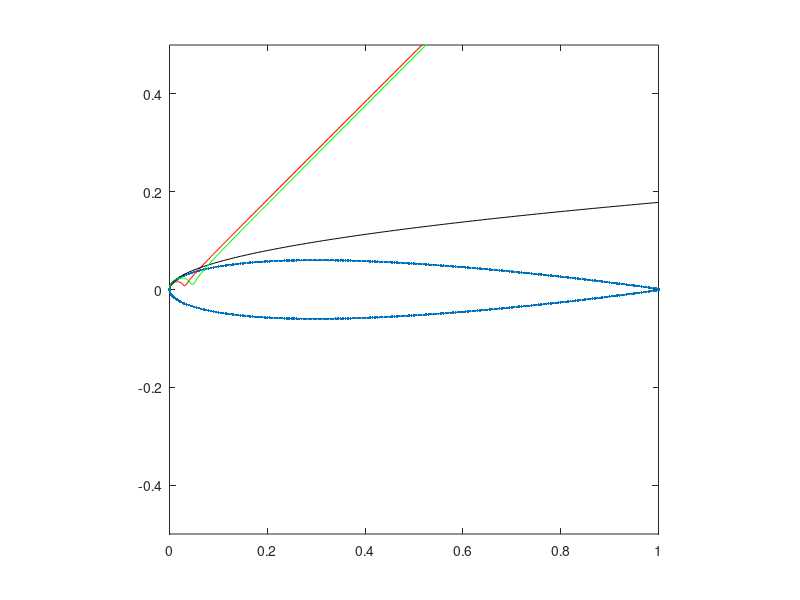

This chart was generated by the following MATLAB code:
mt = 0.12;
xleading = 0.03;
xdelta = 0.005;
x = [[0:0.05:1].^2*xleading (xleading+xdelta):xdelta:1]';
len = length(x);
xs = zeros(len, 5);
xs(:, 1) = x;
for i=1:1:5
    xs(:, i+1) = xs(:, i).*x;
end
y = 5.*mt*(0.2969*sqrt(x) -0.1260*xs(:,1) - 0.3516*xs(:,2) + 0.2843*xs(:,3) - 0.1015*xs(:,4));
sy= 5.*mt*(0.2969*2/3*sqrt(x).*x -0.1260/2*xs(:,2) - 0.3516/3*xs(:,3) + 0.2843/4*xs(:,4) - 0.1015/5*xs(:,5));
rad0 = (5.*mt*0.2969)^2 / 2;
y0 = sqrt(abs(2 * rad0 * x - x.*x));
y1 = sqrt(abs(2 * rad0 * x ));
rad1 = rad0 * 1.5;
y2 = sqrt(abs(2 * rad1 * x - x.*x));
index = [len:-1:1 2:1:len];
points = [x(index) [y(len:-1:1);-y(2:1:len)] index'*0];
figure;
plot(points(:,1), points(:,2), '.-')
hold on
plot(x, y0, '-r')
plot(x, y1, '-k')
plot(x, y2, '-g')
axis([0 1 -0.5 0.5])
pbaspect([1 1 1])
save('naca0012.dat', 'points', '-ascii', '-double')